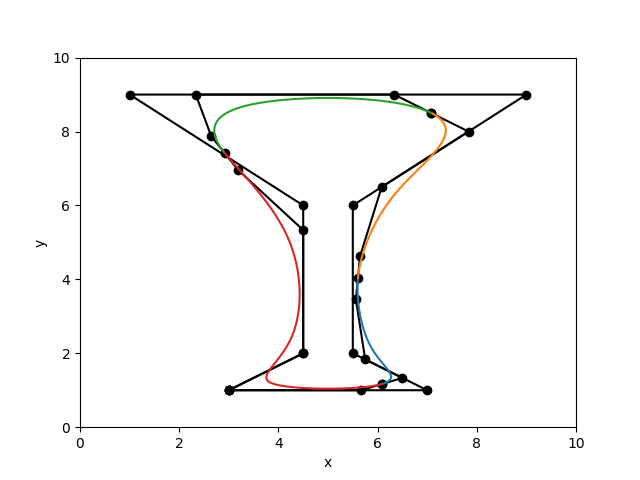

Write the Python code that produced this figure.
import numpy as np
import matplotlib.pyplot as plt
from functions import KnotVector, EvalBSpline


def CurveSplitting(Q, P_alt, Q_alt, p, V):
    # plotting the original control points
    plt.plot(P_alt[:,0], P_alt[:,1], 'o-', label='Control Points', color='k')
    plt.plot(Q_alt[:,0], Q_alt[:,1], 'o-', label='Control Points', color='k')

    # remove duplicate points
    Q_list = Q.tolist()
    n = len(Q_list)
    duplicate_items = []
    for index in range(1, n):
        if (Q_list[index - 1][0] == Q_list[index][0]) and (Q_list[index - 1][1] == Q_list[index][1]):
            duplicate_items.append(Q_list[index])

    for item in duplicate_items:
        Q_list.remove(item)

    Q = np.array(Q_list)

    Q_rolled = np.roll(Q, -(p - 1), axis=0)

    Q_alt = np.append(Q_rolled, [Q_rolled[0]], axis=0)

    n = len(Q_alt)
    # choosing the four new sets of control points and plotting open curves
    diff = p + 2
    sets = [Q_alt[0:diff], Q_alt[p + 1:p + 1 + diff], Q_alt[p + diff:p + diff + diff], Q_alt[p + diff + diff - 1:n + 1]]

    # reparametrize the first three on this knot vector
    for Q in sets:
        Q = np.array(Q, dtype="float64")
        UQ = KnotVector(Q, p, periodic=False)
        Z = np.array(EvalBSpline(V, Q, UQ, p, periodic=False)).T
        X, Y = Z.T
        plt.plot(X, Y)

    # settings of plot
    plt.xlabel('x')
    plt.ylabel('y')
    plt.xlim(0, 10)
    plt.ylim(0, 10)
    plt.savefig("curve_splitting.png")
    plt.close()

    # returning the information to use in other files
    return sets

